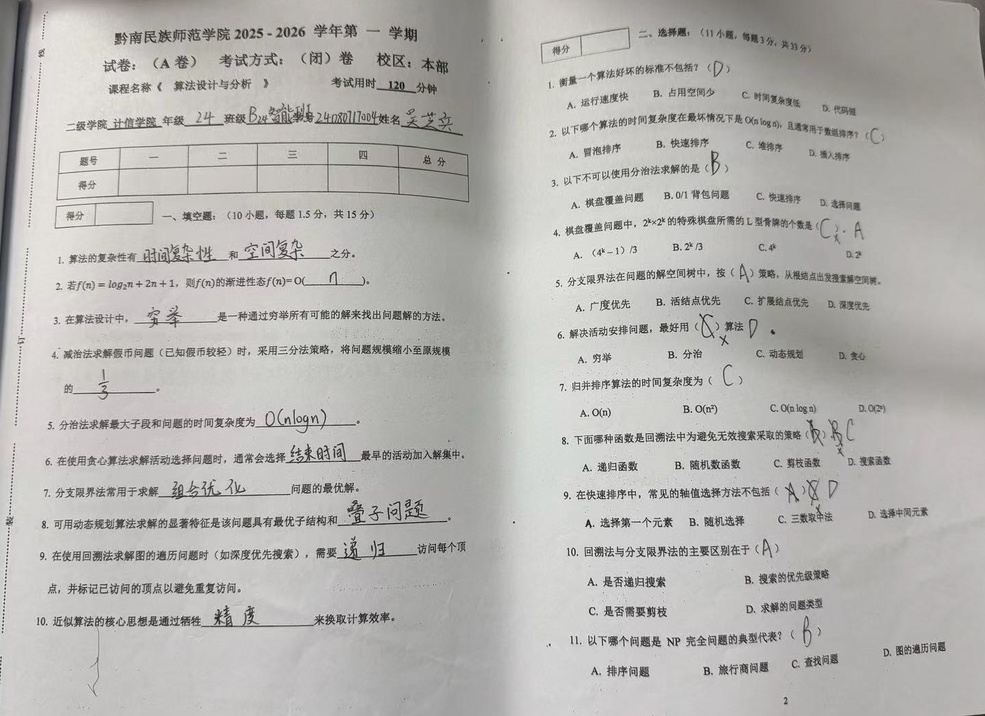
#> input picture test_images/吴芝兵/1.jpg, 985 x 716 px, shrunk from 1446 x 1052 before the run
$ python -i image_service.py   (imports and definitions only)
#> lines starting #> are read from the running program, lines starting #| are printed output that depends on the picture
import cv2
import numpy as np
import os
import logging
import dashscope

# 获取日志记录器
logger = logging.getLogger(__name__)

# 临时目录
TEMP_DIR = os.path.join(os.path.dirname(os.path.abspath(__file__)), '..', '..', 'temp')
# [1 line not run here, left out]

class ImageProcessor:
    def __init__(self, api_key=None):
        """
        初始化图像处理器

        Args:
            api_key: VLM API密钥 (兼容旧接口，实际不使用)
        """
        # 确保临时目录存在
        os.makedirs(TEMP_DIR, exist_ok=True)

        if api_key:
            try:
                dashscope.api_key = api_key
            except:
                pass

    def preprocess_image(self, image_path: str) -> np.ndarray:
        """
        预处理试卷图像

        Args:
            image_path: 图像路径

        Returns:
            预处理后的图像
        """
#> called with image_path = '../../test_images/吴芝兵/1.jpg'
        # 读取图像 (支持中文路径)
        try:
            # 使用 numpy 读取文件，然后解码，解决 Windows 中文路径问题
            img_array = np.fromfile(image_path, np.uint8)
            img = cv2.imdecode(img_array, cv2.IMREAD_COLOR)
#> img is the input picture: shape (716, 985, 3); mean B, G, R 176.8, 179.9, 181.2
        except Exception as e:
            logger.warning(f"使用imdecode读取失败，尝试直接读取: {e}")
            img = cv2.imread(image_path)

        if img is None:
            raise ValueError(f"无法读取图像: {image_path}")

        # 转换为灰度
        gray = cv2.cvtColor(img, cv2.COLOR_BGR2GRAY)

        # 去噪
        denoised = cv2.fastNlMeansDenoising(gray, h=10)

        # 对比度增强
        clahe = cv2.createCLAHE(clipLimit=2.0, tileGridSize=(8, 8))
        enhanced = clahe.apply(denoised)
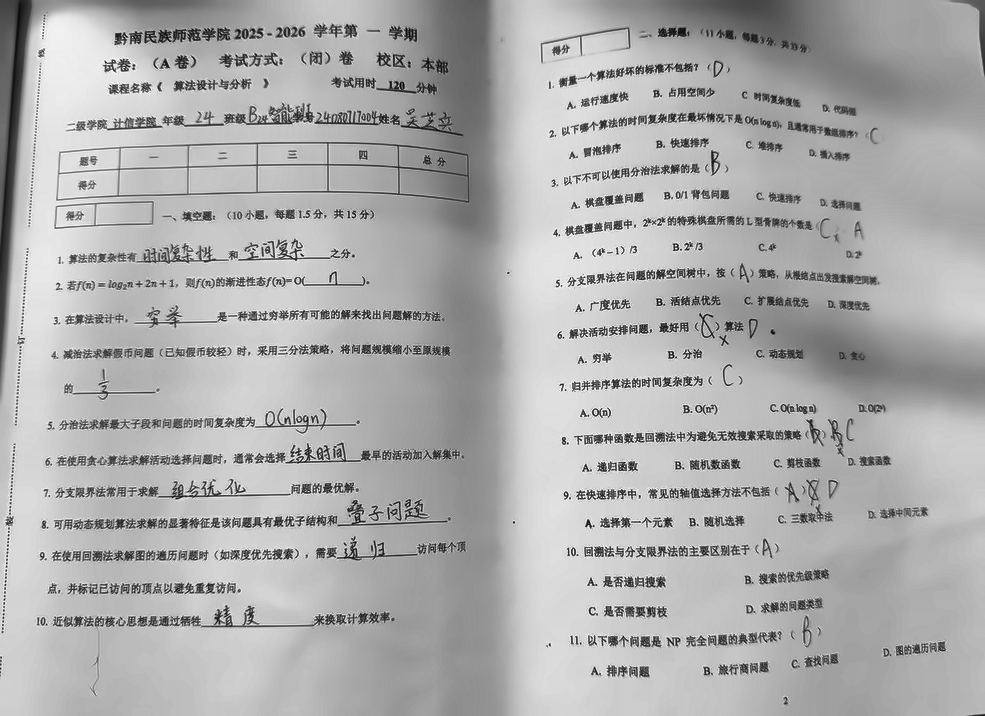
#> enhanced: shape (716, 985); min 4, max 255, mean 173

        # 锐化
        kernel = np.array([[-1, -1, -1], [-1, 9, -1], [-1, -1, -1]])
        sharpened = cv2.filter2D(enhanced, -1, kernel)
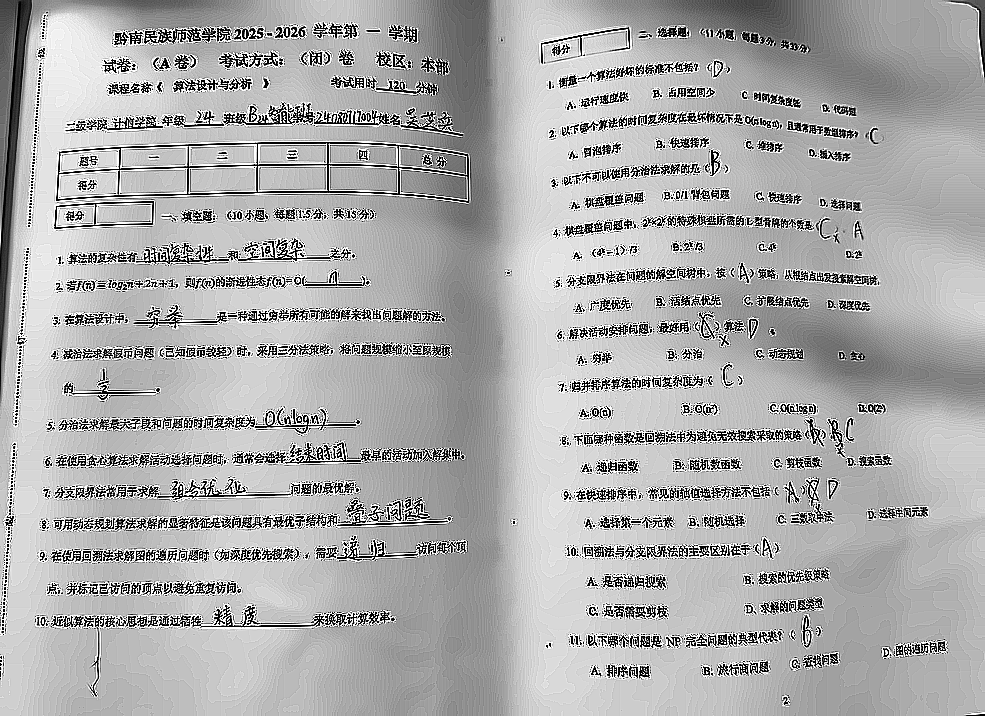
#> sharpened: shape (716, 985); min 0, max 255, mean 171.4

        # 转换回BGR（用于VLM）
        sharpened_bgr = cv2.cvtColor(sharpened, cv2.COLOR_GRAY2BGR)

        return sharpened_bgr

    def save_processed_image(self, image: np.ndarray, output_dir: str) -> str:
        """
        保存处理后的图像

        Args:
            image: 图像数组
            output_dir: 输出目录

        Returns:
            保存的文件路径
        """
        os.makedirs(output_dir, exist_ok=True)
        filename = f"processed_{os.urandom(8).hex()}.jpg"
        output_path = os.path.join(output_dir, filename)
        cv2.imwrite(output_path, image)
        return output_path

    def mark_exam_image(self, image_path: str, grading_results: dict, output_path: str = None) -> str:
        """
        在试卷图片上标记对错
        （用户已放弃此功能，直接返回原图路径）
        """
        logger.info(f"提示: 用户已禁用自动标记功能，返回原始图片。")
        return image_path

>>> result = ImageProcessor().preprocess_image('../../test_images/吴芝兵/1.jpg')

$ run again, on test_images/吴芝兵/2.jpg
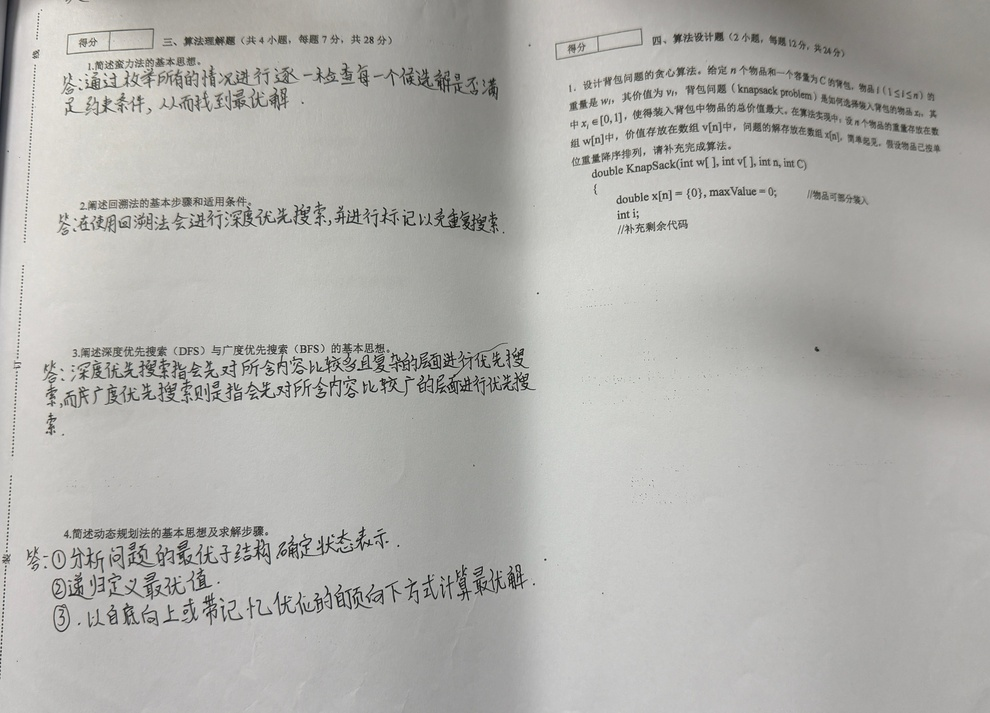
#> input picture test_images/吴芝兵/2.jpg, 990 x 713 px, shrunk from 2720 x 1959 before the run
#> in preprocess_image, img is the input picture: shape (713, 990, 3); mean B, G, R 172, 175.7, 176.2
#> in preprocess_image, `enhanced = clahe.apply(denoised)`:
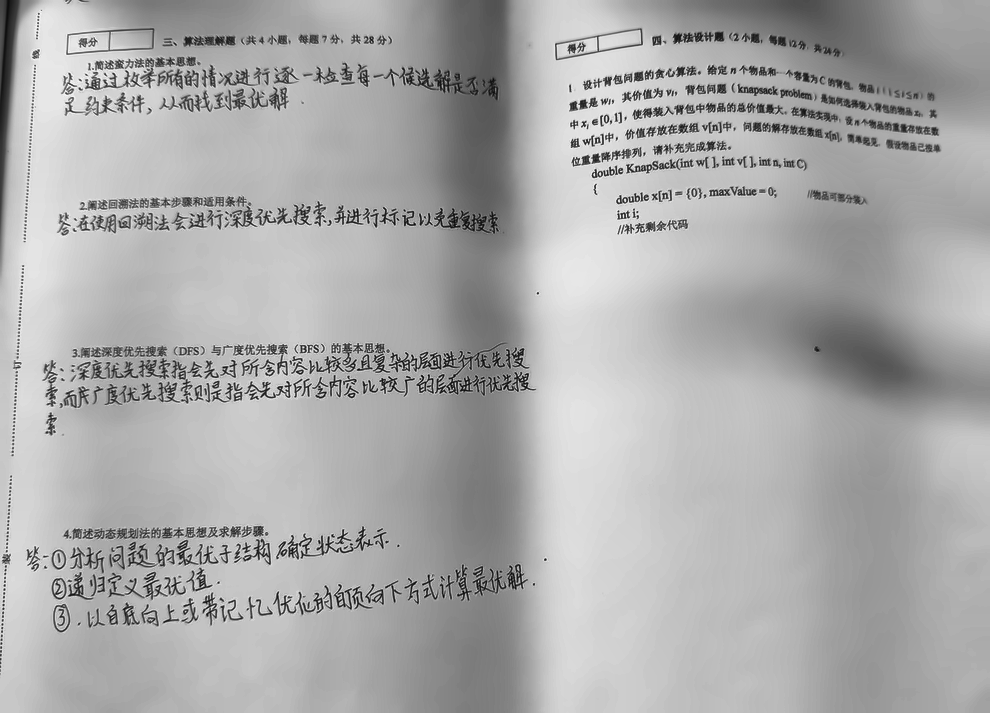
#> enhanced: shape (713, 990); min 1, max 250, mean 170.4
#> in preprocess_image, `sharpened = cv2.filter2D(enhanced, -1, kernel)`:
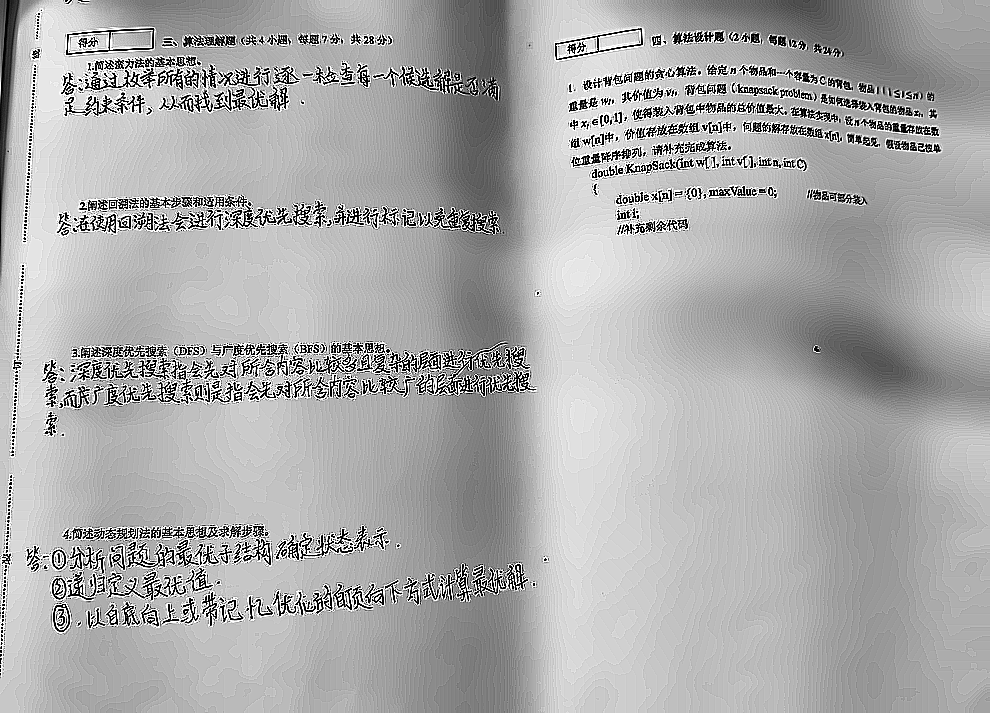
#> sharpened: shape (713, 990); min 0, max 255, mean 170.5
